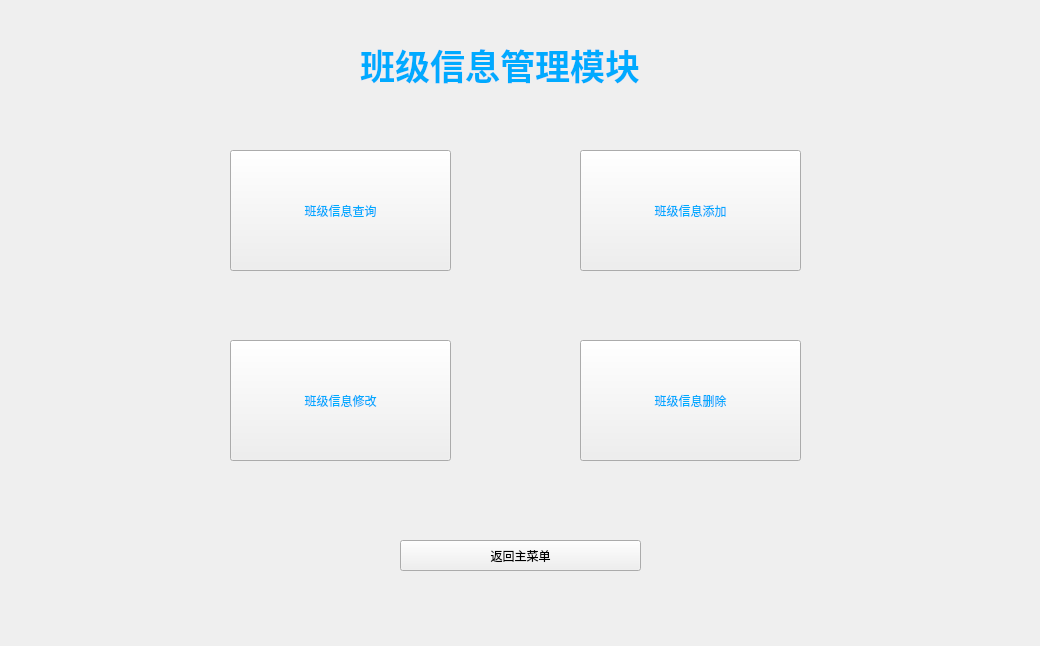
<?xml version="1.0" encoding="UTF-8"?>
<ui version="4.0">
 <class>Class</class>
 <widget class="QWidget" name="Class">
  <property name="geometry">
   <rect>
    <x>0</x>
    <y>0</y>
    <width>1040</width>
    <height>646</height>
   </rect>
  </property>
  <property name="windowTitle">
   <string>班级信息管理</string>
  </property>
  <property name="styleSheet">
   <string notr="true">background-image: url(:D:/PyQt/2.png);</string>
  </property>
  <widget class="QLabel" name="label">
   <property name="geometry">
    <rect>
     <x>360</x>
     <y>0</y>
     <width>661</width>
     <height>131</height>
    </rect>
   </property>
   <property name="text">
    <string>&lt;html&gt;&lt;head/&gt;&lt;body&gt;&lt;p&gt;&lt;span style=&quot; font-size:26pt; font-weight:600; color:#00aaff;&quot;&gt;班级信息管理模块&lt;/span&gt;&lt;/p&gt;&lt;/body&gt;&lt;/html&gt;</string>
   </property>
  </widget>
  <widget class="QPushButton" name="pushButton">
   <property name="geometry">
    <rect>
     <x>230</x>
     <y>150</y>
     <width>221</width>
     <height>121</height>
    </rect>
   </property>
   <property name="styleSheet">
    <string notr="true">color:rgb(0, 170, 255);
font: 16pt &quot;Agency FB&quot;;</string>
   </property>
   <property name="text">
    <string>班级信息查询</string>
   </property>
  </widget>
  <widget class="QPushButton" name="pushButton_2">
   <property name="geometry">
    <rect>
     <x>580</x>
     <y>150</y>
     <width>221</width>
     <height>121</height>
    </rect>
   </property>
   <property name="styleSheet">
    <string notr="true">color:rgb(0, 170, 255);
font: 16pt &quot;Agency FB&quot;;</string>
   </property>
   <property name="text">
    <string>班级信息添加</string>
   </property>
  </widget>
  <widget class="QPushButton" name="pushButton_3">
   <property name="geometry">
    <rect>
     <x>230</x>
     <y>340</y>
     <width>221</width>
     <height>121</height>
    </rect>
   </property>
   <property name="styleSheet">
    <string notr="true">color:rgb(0, 170, 255);
font: 16pt &quot;Agency FB&quot;;</string>
   </property>
   <property name="text">
    <string>班级信息修改</string>
   </property>
  </widget>
  <widget class="QPushButton" name="pushButton_4">
   <property name="geometry">
    <rect>
     <x>580</x>
     <y>340</y>
     <width>221</width>
     <height>121</height>
    </rect>
   </property>
   <property name="styleSheet">
    <string notr="true">color:rgb(0, 170, 255);
font: 16pt &quot;Agency FB&quot;;</string>
   </property>
   <property name="text">
    <string>班级信息删除</string>
   </property>
  </widget>
  <widget class="QPushButton" name="pushButton_5">
   <property name="geometry">
    <rect>
     <x>400</x>
     <y>540</y>
     <width>241</width>
     <height>31</height>
    </rect>
   </property>
   <property name="text">
    <string>返回主菜单</string>
   </property>
  </widget>
 </widget>
 <resources/>
 <connections/>
</ui>
